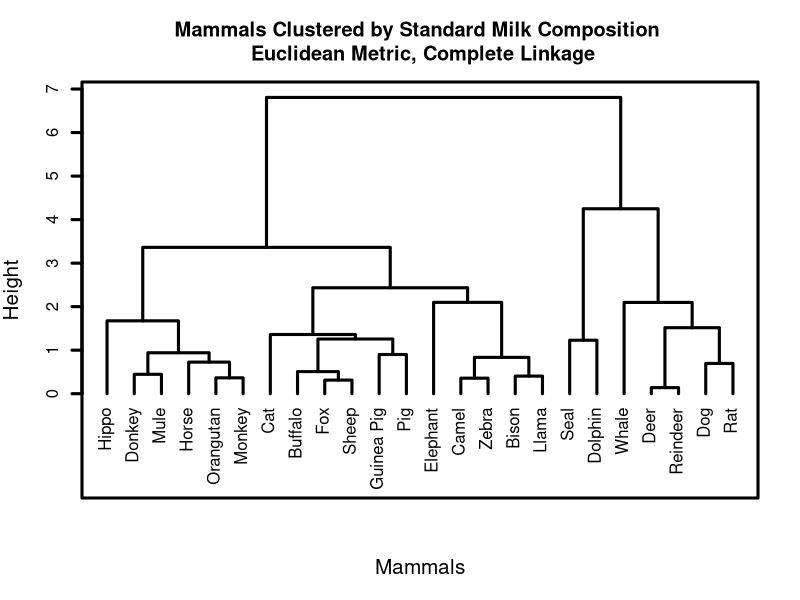
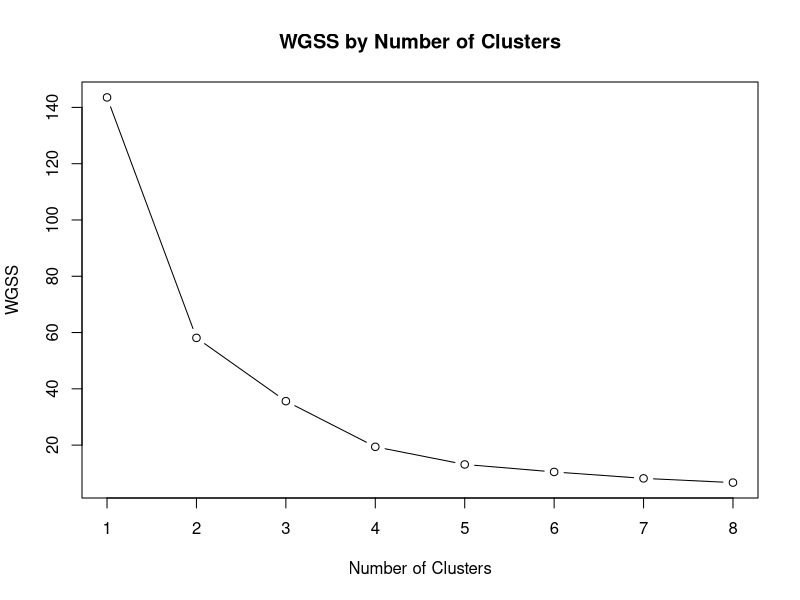

Here is the R script that generated these plots, in order:
## ---- chunk 1
knitr::opts_chunk$set(warning=FALSE, message=FALSE)
## ---- chunk 2
library(tidyverse)
library(dplyr)
#install.packages("cli")
Mammals_Milk<-read.csv("Milk_Composition.csv",header=T,row.names=1)
head(Mammals_Milk)
## ---- chunk 3
summary(Mammals_Milk)
## ---- chunk 4
Mammals_Milk_Std<-round(scale(Mammals_Milk),2)
head(Mammals_Milk_Std)
## ---- chunk 5
col_names <- colnames(Mammals_Milk)
colnames(Mammals_Milk_Std) <- col_names
Mammals_Milk_Std <- as.data.frame(Mammals_Milk_Std)
milkclust <- hclust(dist(Mammals_Milk_Std))
plot(milkclust, hang = -1, main = "Mammals Clustered by Standard Milk Composition \n Euclidean Metric, Complete Linkage", sub = "", xlab = "Mammals", cex.lab = 1.25, lwd = 3, frame.plot = TRUE)
## ---- chunk 6
set.seed(125)
MMilk_km_3 <- kmeans(Mammals_Milk_Std, centers = 3, nstart = 100)
MMilk_km_4 <- kmeans(Mammals_Milk_Std, centers = 4, nstart = 100)
Mammals_Milk_Std$km_3 <- MMilk_km_3$cluster
Mammals_Milk_Std$km_4 <- MMilk_km_4$cluster

sort_km_3 <- arrange(Mammals_Milk_Std, km_3)
sort_km_4 <- arrange(Mammals_Milk_Std, km_4)
print(sort_km_3)
print(sort_km_4)
## ---- chunk 7
MMilk_Agg_K3 <- Mammals_Milk_Std %>% group_by(km_3) %>% summarize(Count = n(), Mean_Water = round(mean(Water),2), Mean_Protein = round(mean(Protein),2), Mean_Fat = round(mean(Fat),2), Mean_Lactose = round(mean(Lactose),2), Mean_Ash = round(mean(Ash),2))
print(MMilk_Agg_K3)
MMilk_Agg_K4 <- Mammals_Milk_Std %>% group_by(km_4) %>% summarize(Count = n(), Mean_Water = round(mean(Water), 2), Mean_Protein = round(mean(Protein), 2), Mean_Fat = round(mean(Fat), 2), Mean_Lactose = round(mean(Lactose), 2), Mean_Ash = round(mean(Ash), 2))
print(MMilk_Agg_K4)
## ---- chunk 8
wgss_values <- numeric(8)
for (k in 1:8) 
{kmeans_result <- kmeans(Mammals_Milk_Std, centers = k, nstart = 50) 
  wgss_values[k] <- kmeans_result$tot.withinss}
plot(1:8, wgss_values, type = "b", xlab = "Number of Clusters", ylab = "WGSS", main = "WGSS by Number of Clusters")

#The elbow plot suggests two clusters. WGSS is diminishing after two clusters. The dendrogram, however, gave the impression that four clusters is best, as the vertical distance is longest around height four.
